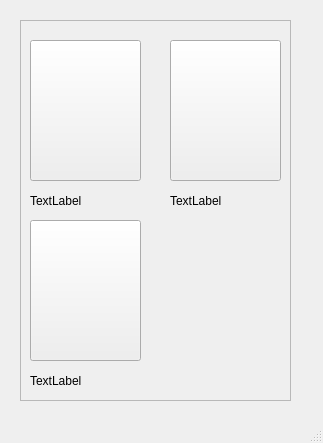
<?xml version="1.0" encoding="UTF-8"?>
<ui version="4.0">
 <class>MainWindow</class>
 <widget class="QMainWindow" name="MainWindow">
  <property name="geometry">
   <rect>
    <x>0</x>
    <y>0</y>
    <width>323</width>
    <height>443</height>
   </rect>
  </property>
  <property name="minimumSize">
   <size>
    <width>323</width>
    <height>443</height>
   </size>
  </property>
  <property name="maximumSize">
   <size>
    <width>323</width>
    <height>443</height>
   </size>
  </property>
  <property name="windowTitle">
   <string>MainWindow</string>
  </property>
  <widget class="QWidget" name="centralwidget">
   <widget class="QFrame" name="frame">
    <property name="geometry">
     <rect>
      <x>20</x>
      <y>20</y>
      <width>271</width>
      <height>381</height>
     </rect>
    </property>
    <property name="minimumSize">
     <size>
      <width>271</width>
      <height>361</height>
     </size>
    </property>
    <property name="frameShape">
     <enum>QFrame::StyledPanel</enum>
    </property>
    <property name="frameShadow">
     <enum>QFrame::Raised</enum>
    </property>
    <widget class="QPushButton" name="btnCalcular">
     <property name="geometry">
      <rect>
       <x>10</x>
       <y>20</y>
       <width>111</width>
       <height>141</height>
      </rect>
     </property>
     <property name="text">
      <string/>
     </property>
    </widget>
    <widget class="QPushButton" name="btnDiagrama">
     <property name="geometry">
      <rect>
       <x>150</x>
       <y>20</y>
       <width>111</width>
       <height>141</height>
      </rect>
     </property>
     <property name="text">
      <string/>
     </property>
    </widget>
    <widget class="QPushButton" name="btnBalance">
     <property name="geometry">
      <rect>
       <x>10</x>
       <y>200</y>
       <width>111</width>
       <height>141</height>
      </rect>
     </property>
     <property name="text">
      <string/>
     </property>
    </widget>
    <widget class="QLabel" name="labelCalcular">
     <property name="geometry">
      <rect>
       <x>10</x>
       <y>170</y>
       <width>111</width>
       <height>21</height>
      </rect>
     </property>
     <property name="text">
      <string>TextLabel</string>
     </property>
    </widget>
    <widget class="QLabel" name="labelDiagrama">
     <property name="geometry">
      <rect>
       <x>150</x>
       <y>170</y>
       <width>111</width>
       <height>21</height>
      </rect>
     </property>
     <property name="text">
      <string>TextLabel</string>
     </property>
    </widget>
    <widget class="QLabel" name="labelBalance">
     <property name="geometry">
      <rect>
       <x>10</x>
       <y>350</y>
       <width>141</width>
       <height>21</height>
      </rect>
     </property>
     <property name="text">
      <string>TextLabel</string>
     </property>
    </widget>
   </widget>
  </widget>
  <widget class="QStatusBar" name="statusbar"/>
 </widget>
 <resources/>
 <connections/>
</ui>
